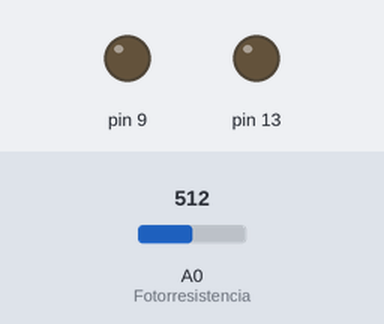
Bench run of a sketch on a simulated Arduino Uno, built with avr-gcc and run on an emulated ATmega328P. Shown: output pins drawn as LEDs (lit = HIGH). Inputs (shaded band) come from the test bench; at power-on: A0 (Fotorresistencia) = 512.

Above: at 6.2 s.
6.3 s: A0 (Fotorresistencia) set to 500
At 7.5 s:
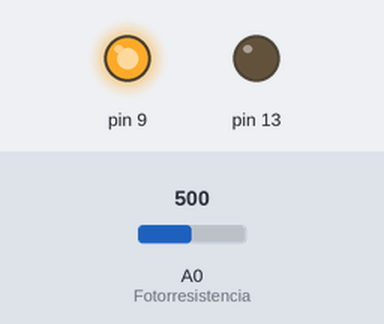
7.8 s: A0 (Fotorresistencia) set to 716
At 8.8 s:
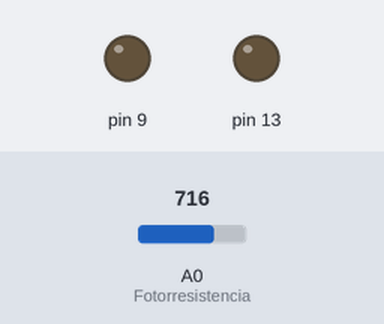
9.3 s: A0 (Fotorresistencia) set to 511
At 9.9 s:
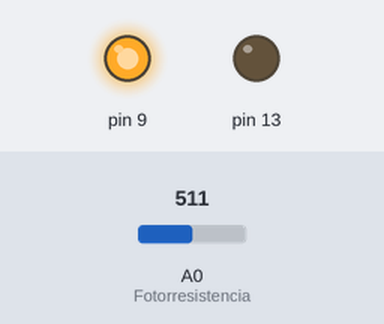
Timing chart, 0 to 12.3 s (numbered marks = the images above; inputs shaded):
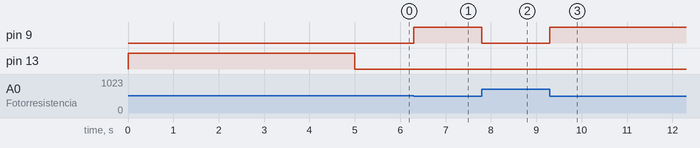

Measured:
- the behaviour switches between 512 and 511 on A0 (Fotorresistencia) (found by bisection; images 0 and 1)
- after the input at 6.3 s, pin 9: LOW → HIGH at once
- after the input at 7.8 s, pin 9: HIGH → LOW at once
- after the input at 9.3 s, pin 9: LOW → HIGH at once

The sketch:

fotorresistencia.ino
```cpp
int val;
int sensorHigh = 0;
int sensorLow = 1023;
void setup() {
  // put your setup code here, to run once:
  pinMode(A0, INPUT); //Fotorresistencia
  pinMode(9, OUTPUT);
  pinMode(13, OUTPUT);

  digitalWrite(13, HIGH);//indicador de calibracion
  while(millis()<5000){//cronometro 5s
    val=analogRead(A0);

    if(val>sensorHigh){//high=0
      sensorHigh=val;
    }
    else if(val<sensorLow){
      sensorLow=val;//los valores se igualan
    }
  }
  digitalWrite(13, LOW);

}

void loop() {
  // put your main code here, to run repeatedly:
  int luz = analogRead(A0);

  if(val > luz){
    digitalWrite(9, HIGH);
  } else {
    digitalWrite(9, LOW);
  }
}
```
